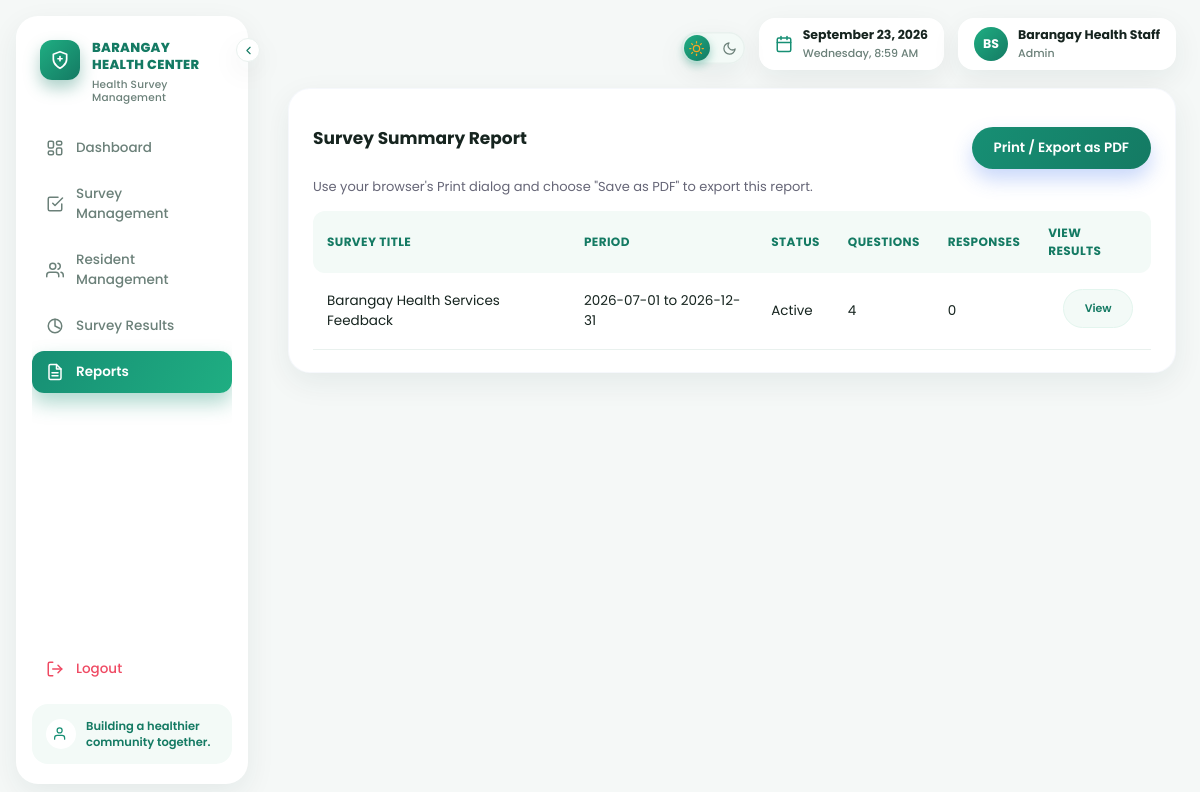
The app's page /staff/reports.php (signed in) with its own data.
### tables this page shows
CREATE TABLE surveys (
    survey_id INT AUTO_INCREMENT PRIMARY KEY,
    title VARCHAR(150) NOT NULL,
    description TEXT,
    created_by INT NOT NULL,
    start_date DATE NOT NULL,
    end_date DATE NOT NULL,
    status ENUM('active','inactive') DEFAULT 'active',
    created_at TIMESTAMP DEFAULT CURRENT_TIMESTAMP,
    FOREIGN KEY (created_by) REFERENCES staff(staff_id)
);

### includes/functions.php (called while the page is built, shortened)
<?php
function e($string) {
    return htmlspecialchars($string ?? "", ENT_QUOTES, "UTF-8");
}
?>

### staff/reports.php (the view, shortened to what this page needs)
<?php
require_once __DIR__ . "/../includes/functions.php";
$reports = $conn->query("
    SELECT s.survey_id, s.title, s.start_date, s.end_date, s.status,
    (SELECT COUNT(*) FROM responses r WHERE r.survey_id = s.survey_id) AS response_count,
    (SELECT COUNT(*) FROM survey_questions q WHERE q.survey_id = s.survey_id) AS question_count
    FROM surveys s ORDER BY s.created_at DESC
");
?>
<!DOCTYPE html>
<html lang="en">
<head>
<link rel="stylesheet" href="../assets/css/style.css">
</head>
<body>
<?php $no_print_nav = true; include __DIR__ . "/../includes/staff_nav.php"; ?>
<div class="container">
<?php include __DIR__ . "/../includes/staff_topbar.php"; ?>
    <div class="card">
        <div style="display:flex; justify-content:space-between; align-items:center;">
            <h2>Survey Summary Report</h2>
            <button class="no-print" onclick="window.print()">Print / Export as PDF</button>
        </div>
        <p style="font-size:13px; color:#667;">Use your browser's Print dialog and choose "Save as PDF" to export this report.</p>
        <div class="table-scroll">
        <table>
            <tr>
                <th>Survey Title</th>
                <th>Period</th>
                <th>Status</th>
                <th>Questions</th>
                <th>Responses</th>
                <th class="no-print">View Results</th>
            </tr>
            <?php while ($r = $reports->fetch_assoc()): ?>
            <tr>
                <td><?= e($r["title"]) ?></td>
                <td><?= e($r["start_date"]) ?> to <?= e($r["end_date"]) ?></td>
                <td><?= $r["status"] === "active" ? "Active" : "Inactive" ?></td>
                <td><?= (int)$r["question_count"] ?></td>
                <td><?= (int)$r["response_count"] ?></td>
                <td class="no-print"><a class="btn btn-reports"  href="results.php?survey_id=<?= $r["survey_id"] ?>">View</a></td>
            </tr>
            <?php endwhile; ?>
        </table>
        </div>
    </div>
</div>
</body>
</html>

### assets/css/style.css (style rules this page uses)
:root { --blue-900: #123832; --blue-700: #147a63; --blue-600: #178f74; --blue-500: #1fae82; --blue-400: #58c9a0; --blue-100: #e3f5ee; --blue-50: #f3faf7; --ink: #16241f; --muted: #6b8079; --line: #e9f1ee; --bg: #f5f8f7; --white: #ffffff; --green: #17c383; --red: #ef4a63; --amber: #f5a623; --radius-lg: 22px; --radius-md: 16px; --radius-sm: 10px; --shadow-card: 0 10px 30px rgba(18, 56, 50, 0.07); --shadow-pop: 0 16px 40px rgba(18, 56, 50, 0.14); --sidebar-w: 232px; --sidebar-w-collapsed: 80px; }
* { box-sizing: border-box; margin: 0; padding: 0; font-family: 'Poppins', 'Segoe UI', Arial, sans-serif; }
html { scroll-behavior: smooth; overflow-x: hidden; }
body { background: var(--bg); color: var(--ink); min-height: 100vh; overflow-x: hidden; -webkit-font-smoothing: antialiased; }
body { animation: bodyFade .5s ease both; }
a { color: inherit; }
body:has(.sidebar) { padding-left: calc(var(--sidebar-w) + 32px); padding-top: 16px; padding-bottom: 16px; transition: padding-left .22s ease; }
.container { max-width: 1440px; margin: 0 auto 22px; padding: 0 24px 32px; }
.card { background: var(--white); border-radius: var(--radius-lg); padding: 22px 24px; box-shadow: var(--shadow-card); margin-bottom: 18px; border: 1px solid rgba(43,76,168,.04); animation: cardIn .45s ease both; transition: box-shadow .25s ease, transform .25s ease; }
.card h2 { font-size: 17px; font-weight: 700; color: var(--ink); margin-bottom: 12px; }
button, .btn { display: inline-block; background: linear-gradient(120deg, var(--blue-600), var(--blue-700)); color: #fff; border: none; padding: 11px 22px; border-radius: 999px; font-size: 13.5px; font-weight: 600; cursor: pointer; margin-top: 16px; text-decoration: none; box-shadow: 0 10px 20px rgba(59,111,237,.28); transition: transform .18s ease, box-shadow .18s ease, filter .18s ease; margin-bottom: 8px; }
.btn-reports { margin-top: 3px; margin-left: 15px; background: var(--blue-50); color: var(--blue-700); box-shadow: none; border: 1.5px solid var(--blue-100); border-radius: 25px; font-size: 11px; text-align: center; padding: 10px; width: 70px; }
table { width: 100%; border-collapse: separate; border-spacing: 0; margin-top: 14px; overflow: hidden; }
.table-scroll { width: 100%; overflow-x: auto; -webkit-overflow-scrolling: touch; }
th, td { text-align: left; padding: 13px 14px; font-size: 13.5px; }
th { background: var(--blue-50); color: var(--blue-700); font-weight: 700; font-size: 12px; text-transform: uppercase; letter-spacing: .4px; }
th:first-child { border-radius: 12px 0 0 12px; }
th:last-child { border-radius: 0 12px 12px 0; }
tbody tr { transition: background .15s ease; }
tbody tr td { border-bottom: 1px solid var(--line); }

### records on screen
surveys: title "Barangay Health Services Feedback", start_date "2026-07-01", end_date "2026-12-31", status "Active", question_count "4", response_count "0"

### other values on screen
$staff_initials "BS"
$_SESSION["staff_name"] "Barangay Health Staff"
$_SESSION["staff_role"] "Admin"
